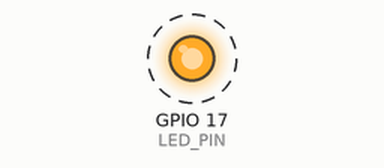
Simulated run of this program. Board: Raspberry Pi (BCM pin numbers). On the bench: output pins drawn as LEDs (lit = HIGH). Dashed ring = blinking. What the program prints to the terminal is not drawn.

Above: at 0.2 s.
Timing chart, 0 to 3.0 s (numbered marks = the images above):
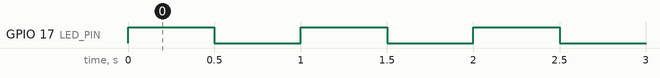

The program:

led_blink.py
```python
import RPi.GPIO as GPIO
import time

GPIO.setmode(GPIO.BCM)

LED_PIN = 17

GPIO.setup(LED_PIN, GPIO.OUT)

try:
    print("Blinking LED. Press Ctrl+C to stop.")
    while True:
        GPIO.output(LED_PIN, GPIO.HIGH)
        time.sleep(0.5)
        GPIO.output(LED_PIN, GPIO.LOW)
        time.sleep(0.5)

except KeyboardInterrupt:
    print("Stopping program...")

finally:
    GPIO.cleanup()
```

Measured:
- by itself, GPIO 17 (LED_PIN): alternates HIGH for 0.50 s and LOW for 0.50 s
